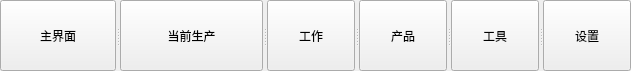
   <widget class="QSplitter" name="splitter">
    <property name="geometry">
     <rect>
      <x>10</x>
      <y>710</y>
      <width>631</width>
      <height>71</height>
     </rect>
    </property>
    <property name="orientation">
     <enum>Qt::Horizontal</enum>
    </property>
    <widget class="QToolButton" name="btnPage1">
     <property name="text">
      <string>主界面</string>
     </property>
     <property name="icon">
      <iconset resource="ico.qrc">
       <normaloff>:/ico/ico/interface.ico</normaloff>:/ico/ico/interface.ico</iconset>
     </property>
     <property name="iconSize">
      <size>
       <width>60</width>
       <height>48</height>
      </size>
     </property>
     <property name="toolButtonStyle">
      <enum>Qt::ToolButtonTextUnderIcon</enum>
     </property>
    </widget>
    <widget class="QToolButton" name="btnPage2">
     <property name="text">
      <string>当前生产</string>
     </property>
     <property name="icon">
      <iconset resource="ico.qrc">
       <normaloff>:/ico/ico/x_office.ico</normaloff>:/ico/ico/x_office.ico</iconset>
     </property>
     <property name="iconSize">
      <size>
       <width>60</width>
       <height>48</height>
      </size>
     </property>
     <property name="toolButtonStyle">
      <enum>Qt::ToolButtonTextUnderIcon</enum>
     </property>
    </widget>
    <widget class="QToolButton" name="btnPage3">
     <property name="text">
      <string>工作</string>
     </property>
     <property name="icon">
      <iconset resource="ico.qrc">
       <normaloff>:/ico/ico/tasks.ico</normaloff>:/ico/ico/tasks.ico</iconset>
     </property>
     <property name="iconSize">
      <size>
       <width>60</width>
       <height>48</height>
      </size>
     </property>
     <property name="toolButtonStyle">
      <enum>Qt::ToolButtonTextUnderIcon</enum>
     </property>
    </widget>
    <widget class="QToolButton" name="btnPage4">
     <property name="text">
      <string>产品</string>
     </property>
     <property name="icon">
      <iconset resource="ico.qrc">
       <normaloff>:/ico/ico/product.ico</normaloff>:/ico/ico/product.ico</iconset>
     </property>
     <property name="iconSize">
      <size>
       <width>60</width>
       <height>48</height>
      </size>
     </property>
     <property name="toolButtonStyle">
      <enum>Qt::ToolButtonTextUnderIcon</enum>
     </property>
    </widget>
    <widget class="QToolButton" name="btnPage5">
     <property name="text">
      <string>工具</string>
     </property>
     <property name="icon">
      <iconset resource="ico.qrc">
       <normaloff>:/ico/ico/tools.ico</normaloff>:/ico/ico/tools.ico</iconset>
     </property>
     <property name="iconSize">
      <size>
       <width>60</width>
       <height>48</height>
      </size>
     </property>
     <property name="toolButtonStyle">
      <enum>Qt::ToolButtonTextUnderIcon</enum>
     </property>
    </widget>
    <widget class="QToolButton" name="btnPage6">
     <property name="text">
      <string>设置</string>
     </property>
     <property name="icon">
      <iconset resource="ico.qrc">
       <normaloff>:/ico/ico/settings_64px.ico</normaloff>:/ico/ico/settings_64px.ico</iconset>
     </property>
     <property name="iconSize">
      <size>
       <width>60</width>
       <height>48</height>
      </size>
     </property>
     <property name="toolButtonStyle">
      <enum>Qt::ToolButtonTextUnderIcon</enum>
     </property>
    </widget>
   </widget>
